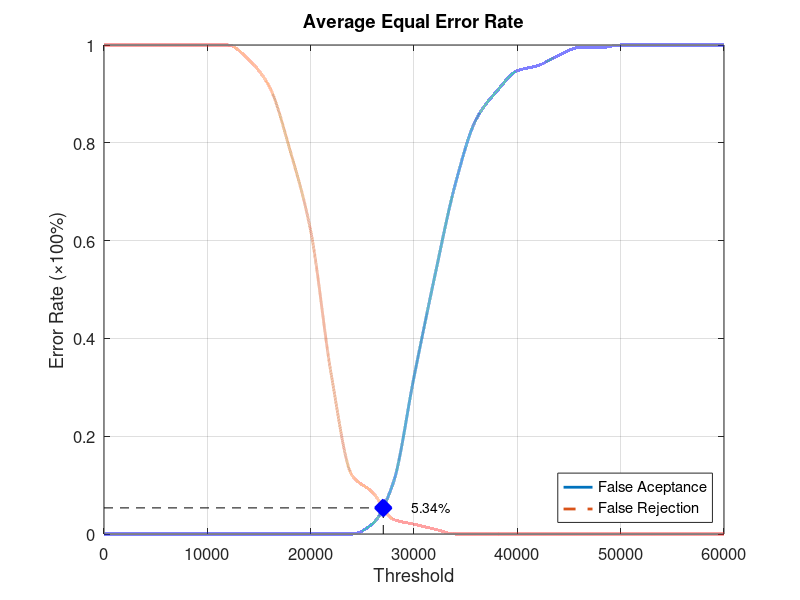
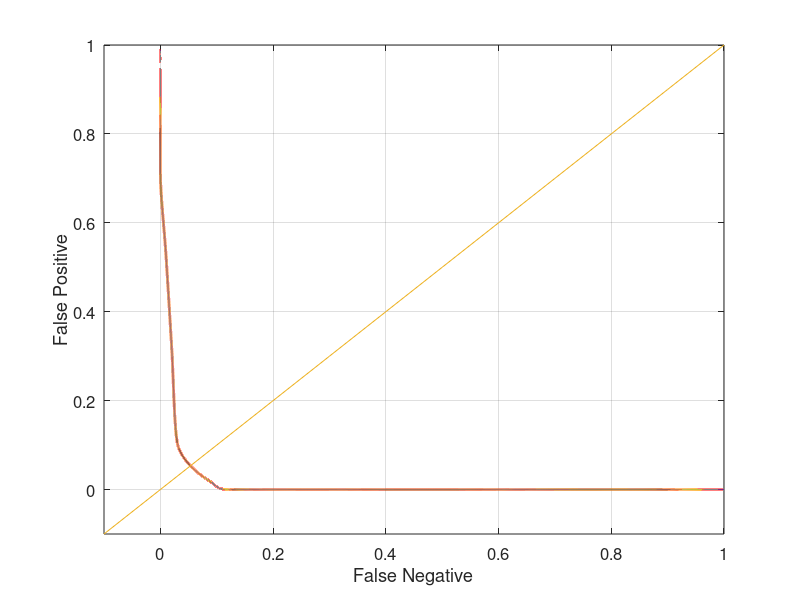

These charts were generated, in order, by the following MATLAB code:
function yEER = Database4_2
close all;
clear;
clc;
x = 0:2000:60000;
xq = 0:0.5:60000;

y0 = [0 0 0 0 0 0 0 0 0 0 0 0 0 0.0210526 0.105263 0.321053 0.526316 0.715789 0.847368 0.905263 0.947368 0.957895 0.978947 0.994737 0.994737 1 1 1 1 1 1];
yy0 = interp1(x, y0, xq, 'pchip');
y1 = [1 1 1 1 1 1 1 0.97 0.915 0.785 0.62 0.325 0.12 0.085 0.03 0.02 0.01 0 0 0 0 0 0 0 0 0 0 0 0 0 0];
yy1 = interp1(x, y1, xq, 'pchip');

% Calculating EER: 
y2 = abs(y0 - y1);
find(y2 == min(y2))
yy2 = abs(yy0 - yy1);
xEER = find(yy2 == min(yy2));
xEERIndex = xq(xEER) % X-axis EER
yEER = yy0(xEER) % Y-axis EER

main = figure
plot(xq, yy0,'-','LineWidth', 2);	hold on
plot(xq, yy1,'--','LineWidth', 2);	hold on
plot([xEERIndex xEERIndex], [0 yEER], 'k--');	hold on
plot([0 xEERIndex], [yEER yEER], 'k--');	hold on
plot(xEERIndex, yEER, 'bx', 'LineWidth', 10);	hold on
text(xEERIndex + 10 * xEERIndex / 100, yEER, [num2str(round((10000 * yEER)) / 100) '%'])
legend('False Aceptance', 'False Rejection', 'Location', 'SouthEast')
xlabel('Threshold')
ylabel('Error Rate (\times100%)')
title('Average Equal Error Rate')
set(gca, 'FontSize', 12)
axis([0 60000 0 1])
grid on

print(main, 'Database4_2Main', '-dpng');
FNRxFPR = figure('Color', [1 1 1]);
plot(yy1, yy0, '-', yy1, yy0, 'LineWidth', 2);
hold on
y = -0.1:0.1:1
plot(y, y); 
set(gca, 'FontSize', 12)
xlabel('False Negative')
ylabel('False Positive')
axis([-0.1 1 -0.1 1])
set(gca, 'FontSize', 12)
grid on

print(FNRxFPR, 'Database4_2FNRxFPR','-dpng');
end
